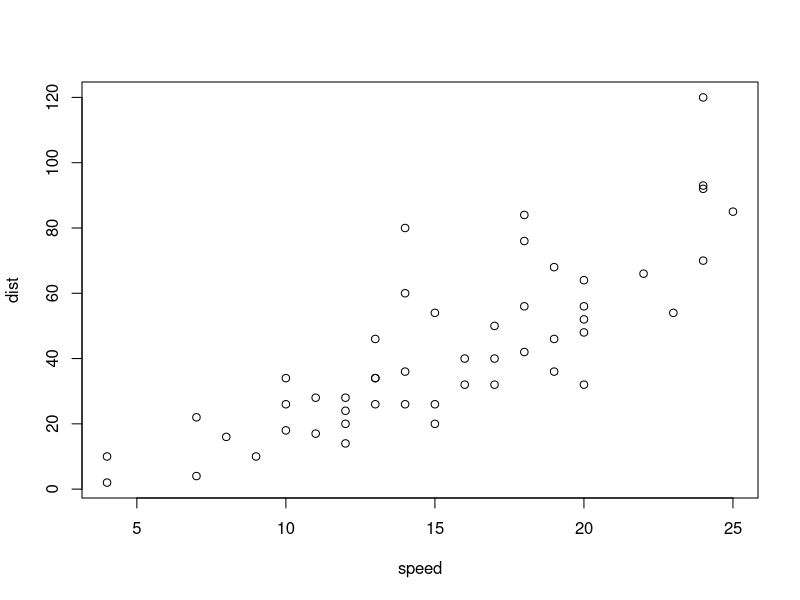
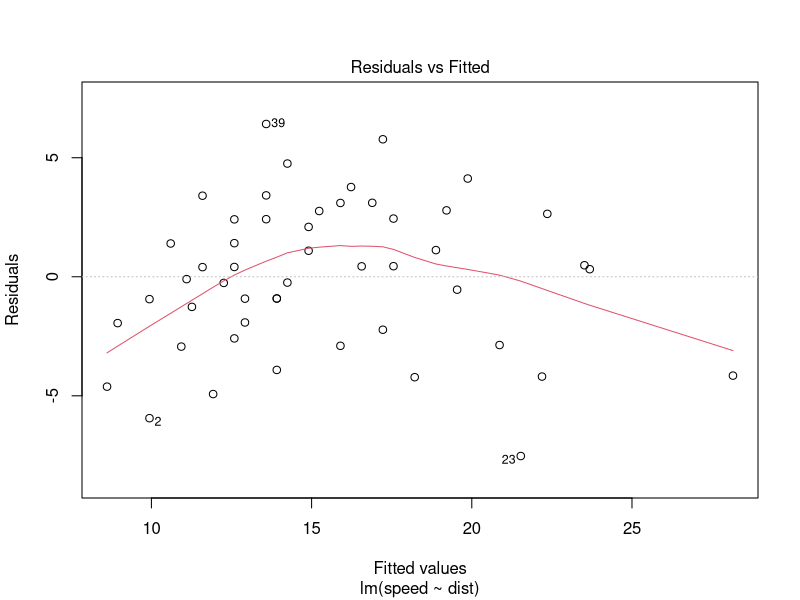
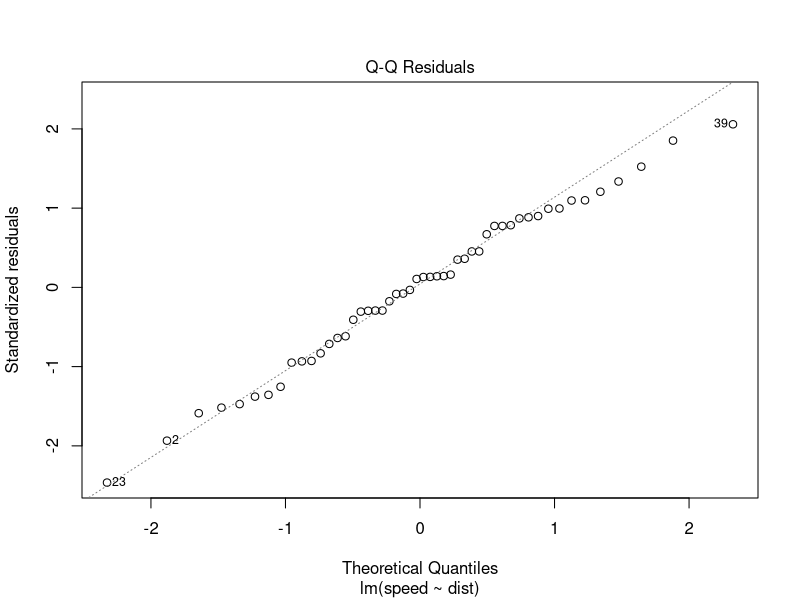
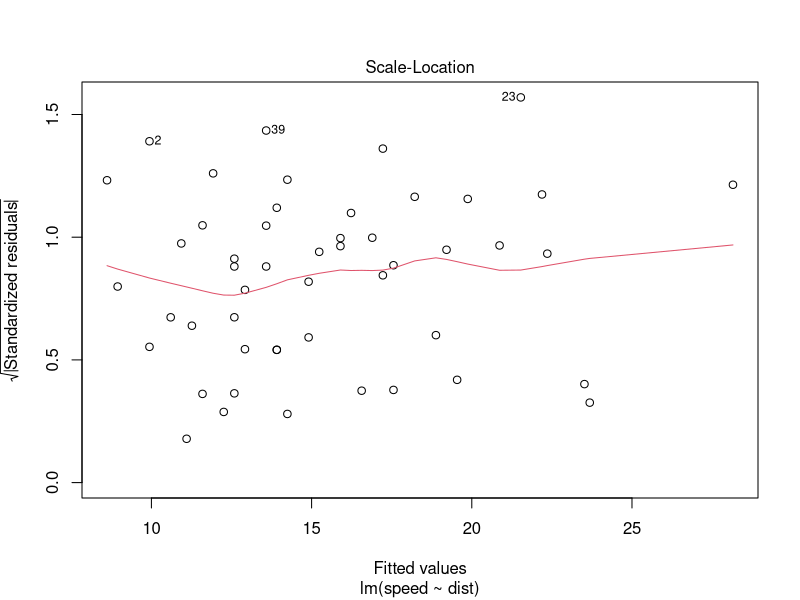
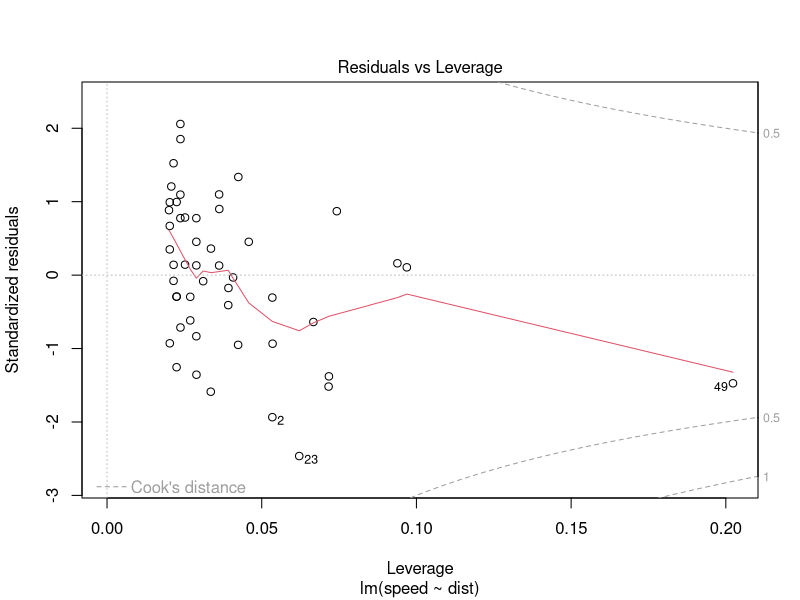

Generate these figures, in order, with R:
## ---- chunk 1
summary(cars)
## ---- chunk 2
plot(cars)
## ---- chunk 3
summary(fit<-lm(speed~dist, cars))
## ---- chunk 4
plot(fit)   
